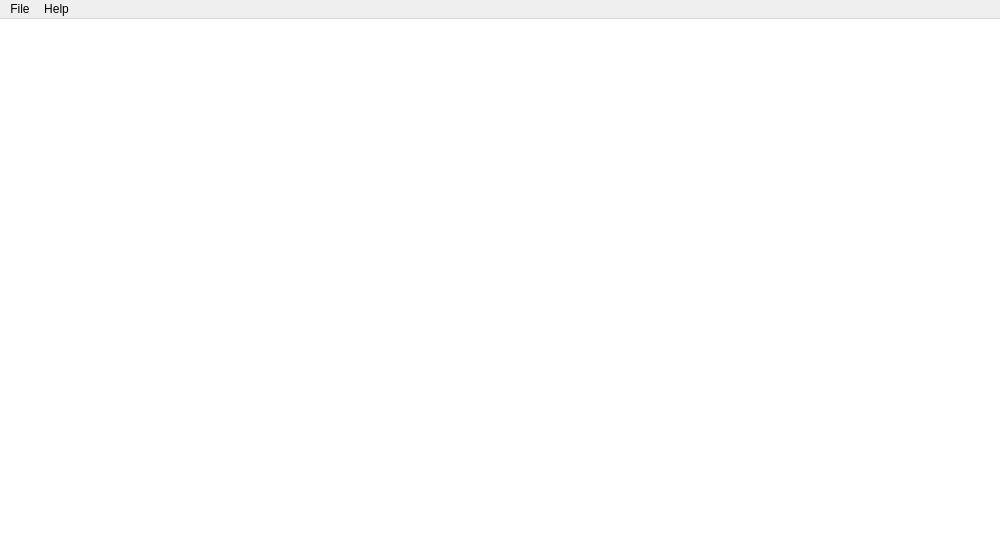
<?xml version="1.0" encoding="UTF-8"?>
<ui version="4.0">
 <class>MainWindow</class>
 <widget class="QMainWindow" name="MainWindow">
  <property name="geometry">
   <rect>
    <x>0</x>
    <y>0</y>
    <width>1000</width>
    <height>555</height>
   </rect>
  </property>
  <property name="windowTitle">
   <string>No Frills Text Editor</string>
  </property>
  <property name="unifiedTitleAndToolBarOnMac">
   <bool>false</bool>
  </property>
  <widget class="QWidget" name="centralWidget">
   <property name="sizePolicy">
    <sizepolicy hsizetype="Preferred" vsizetype="Preferred">
     <horstretch>21</horstretch>
     <verstretch>0</verstretch>
    </sizepolicy>
   </property>
   <property name="autoFillBackground">
    <bool>false</bool>
   </property>
   <layout class="QHBoxLayout" name="horizontalLayout">
    <property name="spacing">
     <number>0</number>
    </property>
    <property name="leftMargin">
     <number>0</number>
    </property>
    <property name="topMargin">
     <number>0</number>
    </property>
    <property name="rightMargin">
     <number>0</number>
    </property>
    <property name="bottomMargin">
     <number>0</number>
    </property>
    <item>
     <widget class="CustomPlainTextEdit" name="plainTextEdit">
      <property name="sizePolicy">
       <sizepolicy hsizetype="Expanding" vsizetype="Expanding">
        <horstretch>0</horstretch>
        <verstretch>0</verstretch>
       </sizepolicy>
      </property>
      <property name="cursor" stdset="0">
       <cursorShape>IBeamCursor</cursorShape>
      </property>
      <property name="contextMenuPolicy">
       <enum>Qt::NoContextMenu</enum>
      </property>
      <property name="styleSheet">
       <string notr="true">QScrollBar:vertical {
    border: 1px solid #999999;
    background:white;
    width:10px;    
    margin: 0px 0px 0px 0px;
}
QScrollBar::handle:vertical {
    background: qlineargradient(x1:0, y1:0, x2:1, y2:0,
    stop: 0  rgb(32, 47, 130), stop: 0.5 rgb(32, 47, 130),  stop:1 rgb(32, 47, 130));
    min-height: 0px;

}
QScrollBar::add-line:vertical {
    background: qlineargradient(x1:0, y1:0, x2:1, y2:0,
    stop: 0  rgb(32, 47, 130), stop: 0.5 rgb(32, 47, 130),  stop:1 rgb(32, 47, 130));
    height: px;
    subcontrol-position: bottom;
    subcontrol-origin: margin;
}
QScrollBar::sub-line:vertical {
    background: qlineargradient(x1:0, y1:0, x2:1, y2:0,
    stop: 0  rgb(32, 47, 130), stop: 0.5 rgb(32, 47, 130),  stop:1 rgb(32, 47, 130));
    height: 0px;
    subcontrol-position: top;
    subcontrol-origin: margin;
}</string>
      </property>
      <property name="frameShape">
       <enum>QFrame::NoFrame</enum>
      </property>
      <property name="frameShadow">
       <enum>QFrame::Plain</enum>
      </property>
      <property name="lineWidth">
       <number>1</number>
      </property>
      <property name="lineWrapMode">
       <enum>QPlainTextEdit::NoWrap</enum>
      </property>
      <property name="tabStopWidth">
       <number>40</number>
      </property>
     </widget>
    </item>
   </layout>
  </widget>
  <widget class="QMenuBar" name="menuBar">
   <property name="geometry">
    <rect>
     <x>0</x>
     <y>0</y>
     <width>1000</width>
     <height>22</height>
    </rect>
   </property>
   <widget class="QMenu" name="menuFile">
    <property name="title">
     <string>File</string>
    </property>
    <addaction name="actionNew"/>
    <addaction name="actionOpen"/>
    <addaction name="actionSave"/>
    <addaction name="actionSave_As"/>
    <addaction name="separator"/>
    <addaction name="actionChange_Font"/>
    <addaction name="separator"/>
    <addaction name="actionExit"/>
   </widget>
   <widget class="QMenu" name="menuHelp">
    <property name="title">
     <string>Help</string>
    </property>
    <addaction name="actionHome_Page"/>
   </widget>
   <addaction name="menuFile"/>
   <addaction name="menuHelp"/>
  </widget>
  <action name="actionNew">
   <property name="text">
    <string>New</string>
   </property>
   <property name="shortcut">
    <string>Ctrl+N</string>
   </property>
  </action>
  <action name="actionOpen">
   <property name="text">
    <string>Open</string>
   </property>
   <property name="shortcut">
    <string>Ctrl+O</string>
   </property>
  </action>
  <action name="actionSave">
   <property name="enabled">
    <bool>false</bool>
   </property>
   <property name="text">
    <string>Save</string>
   </property>
   <property name="shortcut">
    <string>Ctrl+S</string>
   </property>
  </action>
  <action name="actionSave_As">
   <property name="text">
    <string>Save As</string>
   </property>
  </action>
  <action name="actionExit">
   <property name="text">
    <string>Exit</string>
   </property>
   <property name="shortcut">
    <string>Ctrl+X</string>
   </property>
  </action>
  <action name="actionChange_Font">
   <property name="text">
    <string>Change Font</string>
   </property>
  </action>
  <action name="actionHome_Page">
   <property name="text">
    <string>Home Page</string>
   </property>
  </action>
 </widget>
 <layoutdefault spacing="6" margin="11"/>
 <customwidgets>
  <customwidget>
   <class>CustomPlainTextEdit</class>
   <extends>QPlainTextEdit</extends>
   <header>customplaintextedit.h</header>
  </customwidget>
 </customwidgets>
 <resources/>
 <connections/>
</ui>
